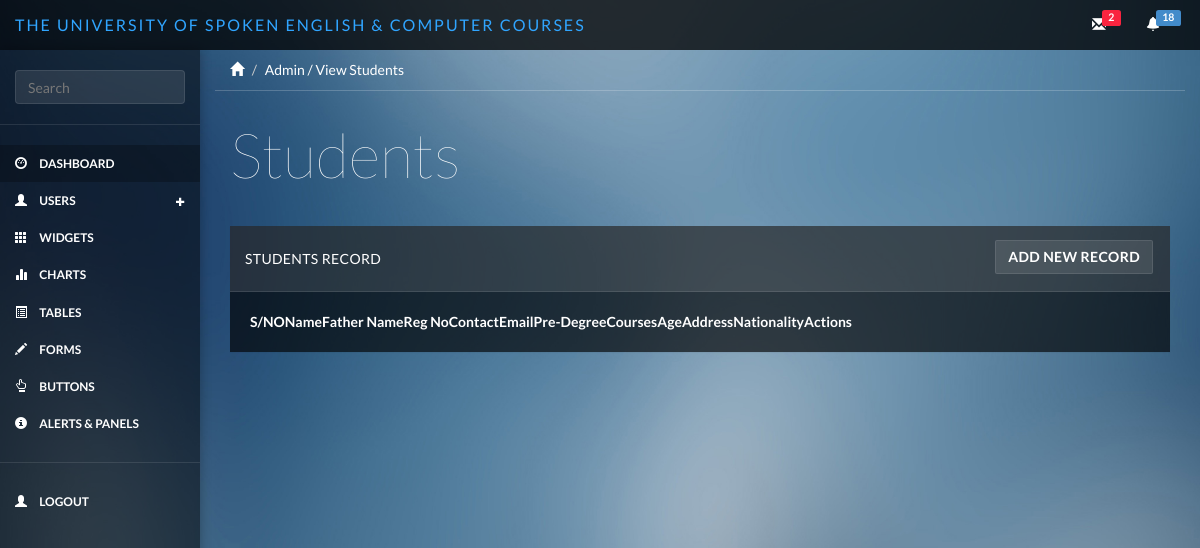
Page /index.php/admin/student_view on the earlier database version.
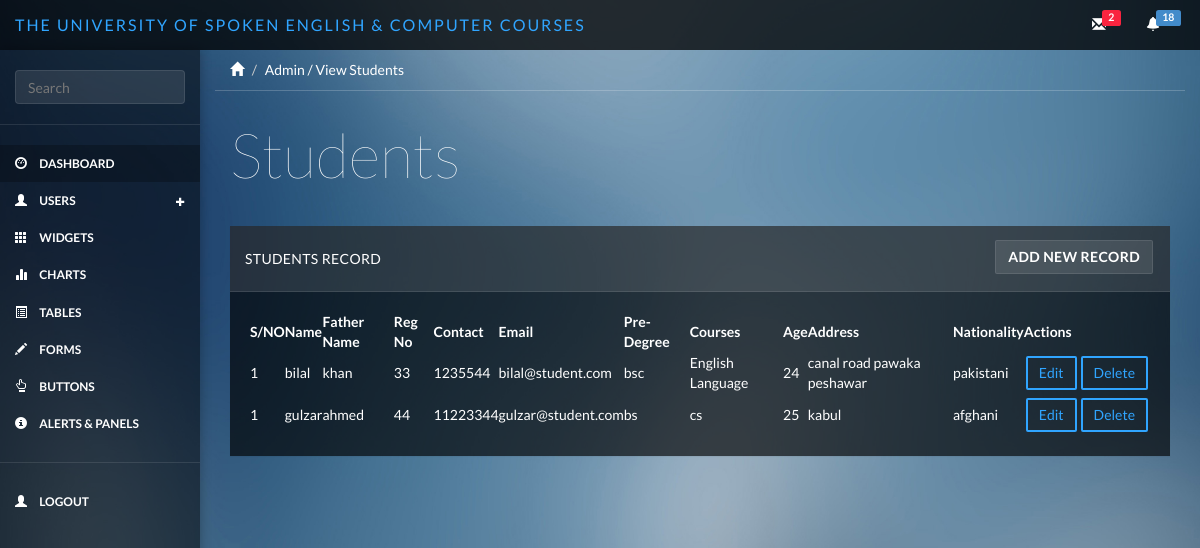
Same page on the later database version.
### tables this page shows
CREATE TABLE IF NOT EXISTS `student` (
  `s_id` int(11) NOT NULL AUTO_INCREMENT,
  `fkuser_id` int(11) NOT NULL,
  `reg_number` int(11) NOT NULL,
  `guardian_number` varchar(255) NOT NULL,
  `pre_degree` varchar(255) NOT NULL,
  `courses` varchar(255) NOT NULL,
  `description` varchar(255) NOT NULL,
  `created_at` varchar(255) NOT NULL,
  `updated_at` varchar(255) NOT NULL,
  `created_by` varchar(255) NOT NULL,
  PRIMARY KEY (`s_id`)
);

CREATE TABLE IF NOT EXISTS `users` (
  `u_id` int(11) NOT NULL AUTO_INCREMENT,
  `name` varchar(255) NOT NULL,
  `f_name` varchar(255) NOT NULL,
  `age` varchar(255) NOT NULL,
  `contact` varchar(255) NOT NULL,
  `address` varchar(255) NOT NULL,
  `nationality` varchar(255) NOT NULL,
  `email` varchar(255) NOT NULL,
  `role` varchar(255) NOT NULL,
  `fktestresult_id` int(11) NOT NULL,
  `description` varchar(255) NOT NULL,
  `created_at` varchar(255) NOT NULL,
  `updated_at` varchar(255) NOT NULL,
  `created_by` varchar(255) NOT NULL,
  PRIMARY KEY (`u_id`)
);

### application/controllers/Admin.php (called while the page is built, shortened)
<?php
class Admin extends CI_Controller {
    public function student_view()
    {
        $this->db->select('*');
        $this->db->from('student');
        $this->db->join('users','users.u_id = student.fkuser_id');
        $query = $this->db->get();
        $result['result'] = $query->result();
        $this->load->view('include/header');
        $this->load->view('include/sidebar');
        $this->load->view('admin/student_view',$result);
        $this->load->view('include/footer');
    }
}

### index.php (called while the page is built, shortened)
<?php
require_once BASEPATH.'core/CodeIgniter.php';

### application/views/admin/student_view.php (the view)
<div class="col-sm-9 col-sm-offset-3 col-lg-10 col-lg-offset-2 main">
    <div class="row">
        <ol class="breadcrumb">
            <li><a href="#"><span class="glyphicon glyphicon-home"></span></a></li>
            <li class="active">Admin / View Students</li>
        </ol>
    </div>
    <div class="row">
        <div class="col-lg-12">
            <h1 class="page-header">Students</h1>
        </div>
    </div>
    <div class="row">
        <div class="col-lg-12">
            <div class="panel panel-default">
                <div  class="panel-heading">Students Record
                <a href="<?= site_url()?>admin/student_add" type="button" class="btn btn-default margin  pull-right"><b>Add New Record</b></a>
                </div>
                <div class="panel-body">
                    <table data-toggle="table" data-show-refresh="true" data-search="true" data-select-item-name="toolbar1" data-pagination="true" data-sort-name="name" data-sort-order="desc">
                        <thead>
                        <tr>
                            <th  data-sortable="true"><b>S/NO</b></th>
                            <th  data-sortable="true"><b>Name</b></th>
                            <th  data-sortable="true"><b>Father Name</b></th>
                            <th  data-sortable="true"><b>Reg No</b></th>
                            <th  data-sortable="true"><b>Contact</b></th>
                            <th  data-sortable="true"><b>Email</b></th>
                            <th  data-sortable="true"><b>Pre-Degree</b></th>
                            <th  data-sortable="true"><b>Courses</b></th>
                            <th  data-sortable="true"><b>Age</b></th>
                            <th  data-sortable="true"><b>Address</b></th>
                            <th  data-sortable="true"><b>Nationality</b></th>
                            <th  colspan="2"><b>Actions</b></th>
                        </tr>
                        </thead>
                        <tbody>
                        <?php foreach($result as $array){?>
                        <tr>
                            <td>1</td>
                            <td><?=$array->name?></td>
                            <td><?=$array->f_name?></td>
                            <td><?=$array->reg_number?></td>
                            <td><?=$array->contact?></td>
                            <td><?=$array->email?></td>
                            <td><?=$array->pre_degree?></td>
                            <td><?=$array->courses?></td>
                            <td><?=$array->age?></td>
                            <td><?=$array->address?></td>
                            <td><?=$array->nationality?></td>
                            <td>
                                <a href="<?= site_url()?>admin/student_edit/<?= $array->s_id ?>" type="button" class="btn btn-primary btn-outline margin">Edit</a>
                            </td>
                            <td>
                                <a href="<?= site_url()?>admin/student_delete/<?= $array->s_id ?>/<?= $array->u_id ?>" type="button" class="btn btn-primary btn-outline margin">Delete</a>
                            </td>
                        </tr>
                        <?php } ?>
                        </tbody>
                    </table>
                </div>
            </div>
        </div>
    </div>
</div>

### application/views/include/header.php (shortened to what this page needs)
<!DOCTYPE html>
<html>
<head>
    <link href="<?=base_url()?>public/css/bootstrap.min.css" rel="stylesheet">
    <link href="<?=base_url()?>public/css/datepicker3.css" rel="stylesheet">
    <link href="<?=base_url()?>public/css/styles.css" rel="stylesheet">
</head>
<body>
<nav class="navbar navbar-inverse navbar-fixed-top" role="navigation">
    <div class="container-fluid">
        <div class="navbar-header">
            <a class="navbar-brand" href="#"><span>The University of Spoken English & Computer Courses</span></a>
            <ul class="nav navbar-top-links navbar-right">
                <li class="dropdown">
                    <a class="dropdown-toggle count-info" data-toggle="dropdown" href="#">
                        <i class="glyphicon glyphicon-envelope"></i>  <span class="label label-danger">2</span>
                    </a>
                </li>
                <li class="dropdown">
                    <a class="dropdown-toggle count-info" data-toggle="dropdown" href="#">
                        <i class="glyphicon glyphicon-bell"></i>  <span class="label label-primary">18</span>
                    </a>
                </li>
            </ul>
        </div>
    </div>
</nav>

### application/views/include/sidebar.php (shortened to what this page needs)
<div id="sidebar-collapse" class="col-sm-3 col-lg-2 sidebar">
    <form role="search">
        <div class="form-group">
            <input type="text" class="form-control" placeholder="Search">
        </div>
    </form>
    <ul class="nav menu">
        <li class="active"><a href="<?= site_url()?>home"><span class="glyphicon glyphicon-dashboard"></span> Dashboard</a></li>
        <li class="parent ">
            <a href="#">
                <span class="glyphicon glyphicon-user"></span> Users <span data-toggle="collapse" href="#sub-item-1" class="icon pull-right"><em class="glyphicon glyphicon-s glyphicon-plus"></em></span>
            </a>
        </li>
        <li><a href="widgets.html"><span class="glyphicon glyphicon-th"></span> Widgets</a></li>
        <li><a href="charts.html"><span class="glyphicon glyphicon-stats"></span> Charts</a></li>
        <li><a href="tables.html"><span class="glyphicon glyphicon-list-alt"></span> Tables</a></li>
        <li><a href="forms.html"><span class="glyphicon glyphicon-pencil"></span> Forms</a></li>
        <li><a href="buttons.html"><span class="glyphicon glyphicon-hand-up"></span> Buttons</a></li>
        <li><a href="panels.html"><span class="glyphicon glyphicon-info-sign"></span> Alerts &amp; Panels</a></li>
        <li role="presentation" class="divider"></li>
        <li><a href="login.html"><span class="glyphicon glyphicon-user"></span> Logout</a></li>
    </ul>
</div>

### application/views/include/footer.php (shortened to what this page needs)
</body>
</html>

### public/css/styles.css (style rules this page uses)
body { background-color: #444; background-image: url(../bg/blurred-background-1.jpg); background-size: cover; -webkit-background-size: cover; -moz-background-size: cover; -o-background-size: cover; font-family: 'Lato'; padding-top: 50px; color: #fff; }
.row { margin: 0; }
.panel-body { padding: 20px; }
.main { padding-bottom: 20px; }
a, a:hover, a:focus { color: #fff; }
h1, h2, h3, h4, h5, h6 { color: #fff; }
h1 { font-weight: 100; font-size: 62px; }
.glyphicon-s { font-size: 0.75em; }
.form-control { border: 1px solid rgba(255, 255, 255, .1); box-shadow: none; background: rgba(255, 255, 255, .1); }
.navbar-header .navbar-brand { color: #fff; font-size: 16px; text-transform: uppercase; font-weight: 500; letter-spacing: 2px; }
.navbar-header .navbar-brand span { color: #30a5ff; }
.dropdown { background: rgba(255, 255, 255, .1); background: none; float: left; margin: 5px; }
.dropdown .label { top: 5px; left: 25px; position: absolute; }
.navbar-top-links li:last-child { margin-right: 10px; }
.divider { clear: both; }
.margin { margin: 4px 2px; }
.btn-default, .btn-default:hover, .btn-default:focus, .btn-default:active, .btn-default.active, .open > .dropdown-toggle.btn-default, .btn-default.disabled, .btn-default[disabled], fieldset[disabled] .btn-default, .btn-default.disabled:hover, .btn-default[disabled]:hover, fieldset[disabled] .btn-default:hover, .btn-default.disabled:focus, .btn-default[disabled]:focus, fieldset[disabled] .btn-default:focus, .btn-default.disabled:active, .btn-default[disabled]:active, fieldset[disabled] .btn-default:active, .btn-default.disabled.active, .btn-default[disabled].active, fieldset[disabled] .btn-default.active { background-color: rgba(255, 255, 255, .1); border-color: rgba(255, 255, 255, .1); color: #fff; }
.btn-primary, .btn-primary:hover, .btn-primary:focus, .btn-primary:active, .btn-primary.active, .open > .dropdown-toggle.btn-primary, .btn-primary.disabled, .btn-primary[disabled], fieldset[disabled] .btn-primary, .btn-primary.disabled:hover, .btn-primary[disabled]:hover, fieldset[disabled] .btn-primary:hover, .btn-primary.disabled:focus, .btn-primary[disabled]:focus, fieldset[disabled] .btn-primary:focus, .btn-primary.disabled:active, .btn-primary[disabled]:active, fieldset[disabled] .btn-primary:active, .btn-primary.disabled.active, .btn-primary[disabled].active, fieldset[disabled] .btn-primary.active { background-color: #30a5ff; border-color: #30a5ff; }
.btn { border-radius: 2px; }
.btn-outline { background: none; border-width: 2px; padding: 5px 11px; }
.btn-outline.btn-primary { color: #30a5ff; }
.bg-danger, .label-danger { color: #fff; background-color: #f9243f; }
.panel { border: 0; background: #333; background: rgba(0, 0, 0, .65); border-radius: 0; margin-top: -1px; }
.panel-heading { font-size: 18px; font-weight: 300; letter-spacing: 0.025em; height: 66px; line-height: 45px; border-radius: 0; }
.panel-default .panel-heading { background: #444; background: rgba(255, 255, 255, .1); border-bottom: 1px solid rgba(255, 255, 255, .1); color: #fff; text-transform: uppercase; font-size: 14px; font-weight: 500; }
.navbar { border: 0; background: rgba(0, 0, 0, .75); }
.sidebar { display: block; background-color: #333; background: rgba(0, 0, 0, .5); padding: 0; display: none; }
.sidebar form { padding: 20px 15px 5px 15px; margin-bottom: 20px; border-bottom: 1px solid rgba(255, 255, 255, .1); }
.sidebar ul.nav { text-transform: uppercase; font-size: 12px; font-weight: 700; }
@media (min-width: 768px) { .sidebar { display: block; position: fixed; top: 50px; bottom: 0; left: 0; z-index: 1000; display: block; margin: 0; padding: 0; overflow-x: hidden; overflow-y: auto; box-shadow: 1px 0px 10px rgba(0, 0, 0, .25); } }
@media (min-width: 768px) { .navbar-header { width: 100%; } }
.sidebar ul.nav .active a, .sidebar ul.nav li.parent a.active, .sidebar ul.nav .active > a:hover, .sidebar ul.nav li.parent a.active:hover, .sidebar ul.nav .active > a:focus, .sidebar ul.nav li.parent a.active:focus { color: #fff; background-color: rgba(0, 0, 0, 0.25); }
.sidebar span.glyphicon { margin-right: 10px; }
.sidebar ul.nav li.divider { border-bottom: 1px solid rgba(255, 255, 255, .1); margin: 20px 0; }
.breadcrumb { border-radius: 0; padding: 10px 15px; background: none; box-shadow: 0 1px 0px rgba(255, 255, 255, .2); margin: 0 ; }
.breadcrumb li { color: #fff; }
.breadcrumb .active { color: #fff; }
h1.page-header { margin-top: 30px; margin-bottom: 30px; border-bottom: 0; color: #fff; }

Differences in the rows shown:
added student: fkuser.name "bilal", fkuser.f_name "khan", reg_number "33", fkuser.contact "1235544", fkuser.email "bilal@student.com", pre_degree "bsc", courses "English Language", fkuser.age "24", fkuser.address "canal road pawaka peshawar", fkuser.nationality "pakistani"
added student: fkuser.name "gulzar", fkuser.f_name "ahmed", reg_number "44", fkuser.contact "11223344", fkuser.email "gulzar@student.com", pre_degree "bs", courses "cs", fkuser.age "25", fkuser.address "kabul", fkuser.nationality "afghani"
